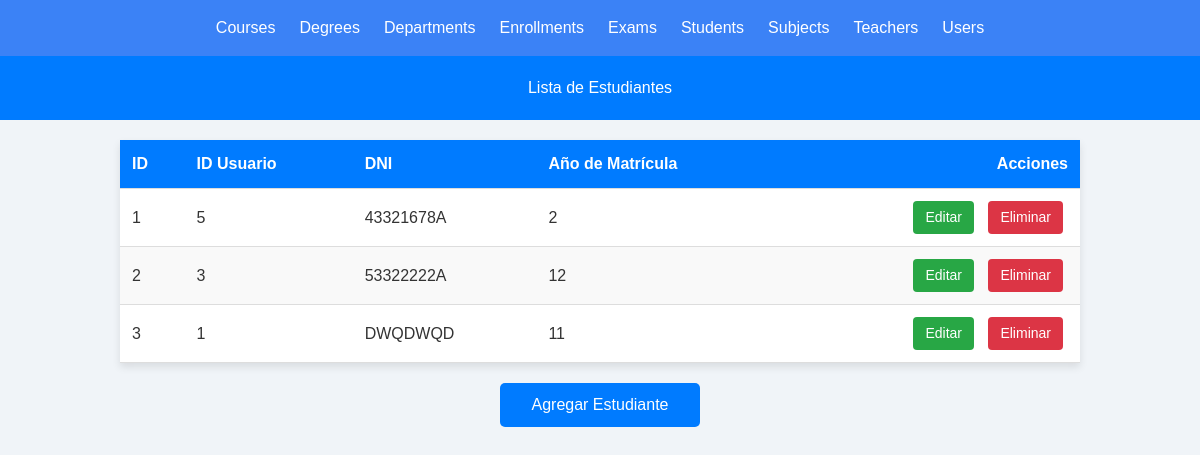
/students, run on the app's committed database.
### tables this page shows
CREATE TABLE `students` (
  `id` int(11) NOT NULL AUTO_INCREMENT,
  `user_id` int(11) NOT NULL,
  `dni` varchar(100) NOT NULL,
  `enrollment_year` varchar(100) NOT NULL,
  PRIMARY KEY (`id`)
);

### src/School/Services/DataService.php (called while the page is built, shortened)
<?php
class DataService {
    public function getDataByTable(string $keyword) {
        try {
            $db = DatabaseConnection::getConnection();
            $db->exec("USE School");
            $query = $db->query("SELECT * FROM " . $keyword . ";");
            $infos = $query->fetchAll(\PDO::FETCH_ASSOC);
                include VIEWS . '/predefinidos/header.view.php';
                include VIEWS . '/' . $keyword . '.view.php';
        } catch (\PDOException $e) {
            echo "Error al ejecutar la consulta: " . $e->getMessage();
            return [];
        }
    }
}

### src/Controllers/HomeController.php (called while the page is built, shortened)
<?php
class HomeController {
    private $dataService;
    public function __construct() {
        $this->dataService = new DataService();
    }
    public function students(){
        $keyword = "students";
        $data = $this->dataService->getDataByTable($keyword);
    }
}

### src/Infrastructure/Routing/Router.php (called while the page is built, shortened)
<?php
    class Router{
        private RouteCollection $routesColection;
        public function __construct(RouteCollection $routesColection){
            $this->routesColection=$routesColection;
        }
        function dispatch(Request $request){
           $routes=$this->routesColection->getRoutes();
           foreach($routes as $route){
               if($route['method']===strtoupper($request->getMethod())
               && $this->matchUri($route['path'],$request->getUri(), $params)){
                    [$ControllerClass,$action]=$route['handler'];
                    $controller=new $ControllerClass();
                    $result=call_user_func_array([$controller,$action],$params);
                }
        }
        return new Response(['error'=>'Ruta no encontrada'], 404);
    }
    private function matchUri(string $route, string $uri, &$params){
        $pattern=preg_replace('#\{(\w+)\}#','(?P<\1>[^/]+)',$route);
        $pattern="#^".$pattern."$#";
        if(preg_match($pattern,$uri,$matches)){
            return true;
        }
        return false;
    }
}

### index.php (called while the page is built, shortened)
<?php
    require (__DIR__.'/bootstrap.php');
    $router->dispatch(new Request());

### src/views/students.view.php (the view, shortened to what this page needs)
<!DOCTYPE html>
<html lang="es">
<head>
</head>
<body>
    <header>
        <h1>Lista de Estudiantes</h1>
    </header>
    <table>
        <thead>
            <tr>
                <th>ID</th>
                <th>ID Usuario</th>
                <th>DNI</th>
                <th>Año de Matrícula</th>
                <th style="text-align: right;">Acciones</th>
            </tr>
        </thead>
        <tbody>
            <?php if (!empty($infos)): ?>
                <?php foreach ($infos as $info): ?>
                    <tr>
                        <td><?php echo htmlspecialchars($info['id']); ?></td>
                        <td><?php echo htmlspecialchars($info['user_id']); ?></td>
                        <td><?php echo htmlspecialchars($info['dni']); ?></td>
                        <td><?php echo htmlspecialchars($info['enrollment_year']); ?></td>
                        <td class="action-btns">
                            <a href="editar_student.php?id=<?php echo $info['id']; ?>" class="action-btn edit-btn">Editar</a>
                            <a href="eliminar_student.php?id=<?php echo $info['id']; ?>" class="action-btn delete-btn">Eliminar</a>
                        </td>
                    </tr>
                <?php endforeach; ?>
            <?php else: ?>
                <tr>
                    <td colspan="5" style="text-align: center;">No hay estudiantes disponibles</td>
                </tr>
            <?php endif; ?>
        </tbody>
    </table>
    <a href="add-students" class="btn">Agregar Estudiante</a>
</body>
</html>

### src/views/students.view.php (style rules this page uses)
body { font-family: Arial, sans-serif; background-color: #f0f4f8; color: #333; margin: 0; padding: 0; }
header { background-color: #007bff; color: #fff; padding: 20px; text-align: center; }
header h1 { margin: 0; }
table { width: 80%; margin: 20px auto; border-collapse: collapse; background-color: #ffffff; box-shadow: 0 4px 8px rgba(0, 0, 0, 0.1); }
th, td { padding: 12px; text-align: left; border-bottom: 1px solid #ddd; }
th { background-color: #007bff; color: #fff; }
tr:nth-child(even) { background-color: #f9f9f9; }
.btn { display: block; padding: 10px 20px; background-color: #007bff; color: #fff; text-decoration: none; border-radius: 5px; margin: 20px auto; text-align: center; width: 200px; transition: background-color 0.3s; }
.action-btns { text-align: right; }
.action-btn { display: inline-block; padding: 6px 12px; margin: 0 5px; border-radius: 4px; text-decoration: none; text-align: center; font-size: 14px; }
.edit-btn { background-color: #28a745; color: white; }
.delete-btn { background-color: #dc3545; color: white; }
th:last-child { text-align: right; }

### data on the page
students: id "1", user "5", dni "43321678A", enrollment_year "2"
students: id "2", user "3", dni "53322222A", enrollment_year "12"
students: id "3", user "1", dni "DWQDWQD", enrollment_year "11"

### other printed values
$table "Courses"
$table "Degrees"
$table "Departments"
$table "Enrollments"
$table "Exams"
$table "Students"
$table "Subjects"
$table "Teachers"
$table "Users"
